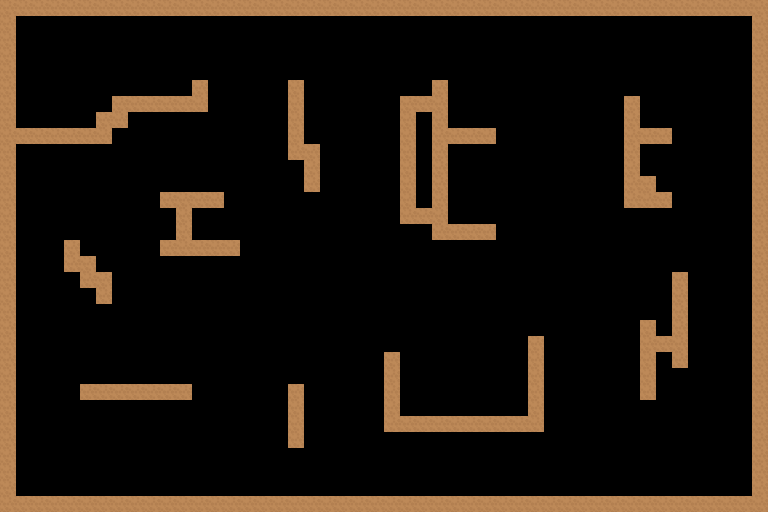

This is a level from a 2D game, rendered from its Tiled map with the project's own tilesets. A one-line summary and the complete map file follow:
An orthogonal 48x32 tile map with 16x16 px tiles, 1 tile layer (Walls), 4 tilesets and 2 objects (BlueTank, GreenTank).

<map version="1.10" tiledversion="1.10.1" orientation="orthogonal" renderorder="right-down" width="48" height="32" tilewidth="16" tileheight="16" infinite="0" nextlayerid="8" nextobjectid="13">
 <tileset firstgid="1" source="dirt.tsx" />
 <tileset firstgid="2" source="white.tsx" />
 <tileset firstgid="4" source="BlueTank.tsx" />
 <tileset firstgid="5" source="GreenTank.tsx" />
 <layer id="1" name="Walls" width="48" height="32">
  <data encoding="csv">
1,1,1,1,1,1,1,1,1,1,1,1,1,1,1,1,1,1,1,1,1,1,1,1,1,1,1,1,1,1,1,1,1,1,1,1,1,1,1,1,1,1,1,1,1,1,1,1,
1,0,0,0,0,0,0,0,0,0,0,0,0,0,0,0,0,0,0,0,0,0,0,0,0,0,0,0,0,0,0,0,0,0,0,0,0,0,0,0,0,0,0,0,0,0,0,1,
1,0,0,0,0,0,0,0,0,0,0,0,0,0,0,0,0,0,0,0,0,0,0,0,0,0,0,0,0,0,0,0,0,0,0,0,0,0,0,0,0,0,0,0,0,0,0,1,
1,0,0,0,0,0,0,0,0,0,0,0,0,0,0,0,0,0,0,0,0,0,0,0,0,0,0,0,0,0,0,0,0,0,0,0,0,0,0,0,0,0,0,0,0,0,0,1,
1,0,0,0,0,0,0,0,0,0,0,0,0,0,0,0,0,0,0,0,0,0,0,0,0,0,0,0,0,0,0,0,0,0,0,0,0,0,0,0,0,0,0,0,0,0,0,1,
1,0,0,0,0,0,0,0,0,0,0,0,1,0,0,0,0,0,1,0,0,0,0,0,0,0,0,1,0,0,0,0,0,0,0,0,0,0,0,0,0,0,0,0,0,0,0,1,
1,0,0,0,0,0,0,1,1,1,1,1,1,0,0,0,0,0,1,0,0,0,0,0,0,1,1,1,0,0,0,0,0,0,0,0,0,0,0,1,0,0,0,0,0,0,0,1,
1,0,0,0,0,0,1,1,0,0,0,0,0,0,0,0,0,0,1,0,0,0,0,0,0,1,0,1,0,0,0,0,0,0,0,0,0,0,0,1,0,0,0,0,0,0,0,1,
1,1,1,1,1,1,1,0,0,0,0,0,0,0,0,0,0,0,1,0,0,0,0,0,0,1,0,1,1,1,1,0,0,0,0,0,0,0,0,1,1,1,0,0,0,0,0,1,
1,0,0,0,0,0,0,0,0,0,0,0,0,0,0,0,0,0,1,1,0,0,0,0,0,1,0,1,0,0,0,0,0,0,0,0,0,0,0,1,0,0,0,0,0,0,0,1,
1,0,0,0,0,0,0,0,0,0,0,0,0,0,0,0,0,0,0,1,0,0,0,0,0,1,0,1,0,0,0,0,0,0,0,0,0,0,0,1,0,0,0,0,0,0,0,1,
1,0,0,0,0,0,0,0,0,0,0,0,0,0,0,0,0,0,0,1,0,0,0,0,0,1,0,1,0,0,0,0,0,0,0,0,0,0,0,1,1,0,0,0,0,0,0,1,
1,0,0,0,0,0,0,0,0,0,1,1,1,1,0,0,0,0,0,0,0,0,0,0,0,1,0,1,0,0,0,0,0,0,0,0,0,0,0,1,1,1,0,0,0,0,0,1,
1,0,0,0,0,0,0,0,0,0,0,1,0,0,0,0,0,0,0,0,0,0,0,0,0,1,1,1,0,0,0,0,0,0,0,0,0,0,0,0,0,0,0,0,0,0,0,1,
1,0,0,0,0,0,0,0,0,0,0,1,0,0,0,0,0,0,0,0,0,0,0,0,0,0,0,1,1,1,1,0,0,0,0,0,0,0,0,0,0,0,0,0,0,0,0,1,
1,0,0,0,1,0,0,0,0,0,1,1,1,1,1,0,0,0,0,0,0,0,0,0,0,0,0,0,0,0,0,0,0,0,0,0,0,0,0,0,0,0,0,0,0,0,0,1,
1,0,0,0,1,1,0,0,0,0,0,0,0,0,0,0,0,0,0,0,0,0,0,0,0,0,0,0,0,0,0,0,0,0,0,0,0,0,0,0,0,0,0,0,0,0,0,1,
1,0,0,0,0,1,1,0,0,0,0,0,0,0,0,0,0,0,0,0,0,0,0,0,0,0,0,0,0,0,0,0,0,0,0,0,0,0,0,0,0,0,1,0,0,0,0,1,
1,0,0,0,0,0,1,0,0,0,0,0,0,0,0,0,0,0,0,0,0,0,0,0,0,0,0,0,0,0,0,0,0,0,0,0,0,0,0,0,0,0,1,0,0,0,0,1,
1,0,0,0,0,0,0,0,0,0,0,0,0,0,0,0,0,0,0,0,0,0,0,0,0,0,0,0,0,0,0,0,0,0,0,0,0,0,0,0,0,0,1,0,0,0,0,1,
1,0,0,0,0,0,0,0,0,0,0,0,0,0,0,0,0,0,0,0,0,0,0,0,0,0,0,0,0,0,0,0,0,0,0,0,0,0,0,0,1,0,1,0,0,0,0,1,
1,0,0,0,0,0,0,0,0,0,0,0,0,0,0,0,0,0,0,0,0,0,0,0,0,0,0,0,0,0,0,0,0,1,0,0,0,0,0,0,1,1,1,0,0,0,0,1,
1,0,0,0,0,0,0,0,0,0,0,0,0,0,0,0,0,0,0,0,0,0,0,0,1,0,0,0,0,0,0,0,0,1,0,0,0,0,0,0,1,0,1,0,0,0,0,1,
1,0,0,0,0,0,0,0,0,0,0,0,0,0,0,0,0,0,0,0,0,0,0,0,1,0,0,0,0,0,0,0,0,1,0,0,0,0,0,0,1,0,0,0,0,0,0,1,
1,0,0,0,0,1,1,1,1,1,1,1,0,0,0,0,0,0,1,0,0,0,0,0,1,0,0,0,0,0,0,0,0,1,0,0,0,0,0,0,1,0,0,0,0,0,0,1,
1,0,0,0,0,0,0,0,0,0,0,0,0,0,0,0,0,0,1,0,0,0,0,0,1,0,0,0,0,0,0,0,0,1,0,0,0,0,0,0,0,0,0,0,0,0,0,1,
1,0,0,0,0,0,0,0,0,0,0,0,0,0,0,0,0,0,1,0,0,0,0,0,1,1,1,1,1,1,1,1,1,1,0,0,0,0,0,0,0,0,0,0,0,0,0,1,
1,0,0,0,0,0,0,0,0,0,0,0,0,0,0,0,0,0,1,0,0,0,0,0,0,0,0,0,0,0,0,0,0,0,0,0,0,0,0,0,0,0,0,0,0,0,0,1,
1,0,0,0,0,0,0,0,0,0,0,0,0,0,0,0,0,0,0,0,0,0,0,0,0,0,0,0,0,0,0,0,0,0,0,0,0,0,0,0,0,0,0,0,0,0,0,1,
1,0,0,0,0,0,0,0,0,0,0,0,0,0,0,0,0,0,0,0,0,0,0,0,0,0,0,0,0,0,0,0,0,0,0,0,0,0,0,0,0,0,0,0,0,0,0,1,
1,0,0,0,0,0,0,0,0,0,0,0,0,0,0,0,0,0,0,0,0,0,0,0,0,0,0,0,0,0,0,0,0,0,0,0,0,0,0,0,0,0,0,0,0,0,0,1,
1,1,1,1,1,1,1,1,1,1,1,1,1,1,1,1,1,1,1,1,1,1,1,1,1,1,1,1,1,1,1,1,1,1,1,1,1,1,1,1,1,1,1,1,1,1,1,1
</data>
 </layer>
 <objectgroup id="6" name="Tanks">
  <object id="8" name="BlueTank" gid="4" x="528.376" y="82.338" width="31" height="35" />
  <object id="12" name="GreenTank" gid="5" x="240.333" y="320" width="31" height="35" />
 </objectgroup>
</map>
